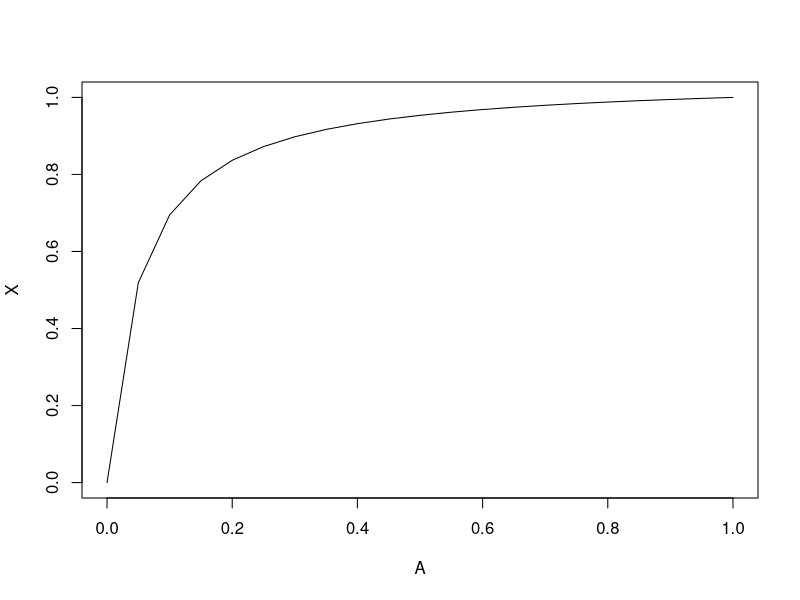
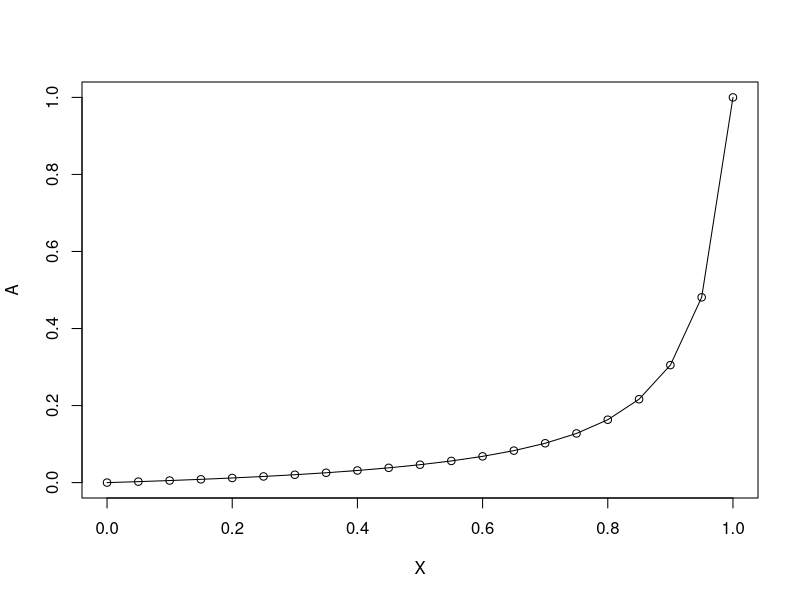
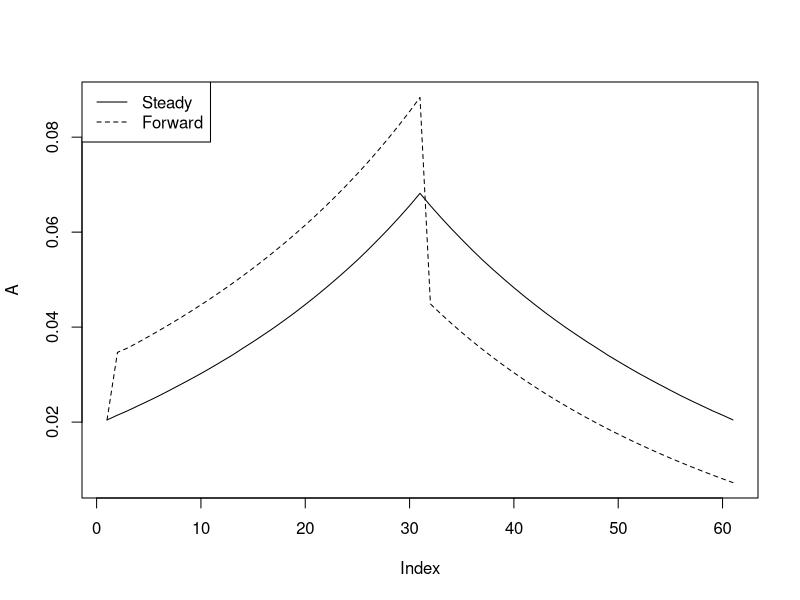
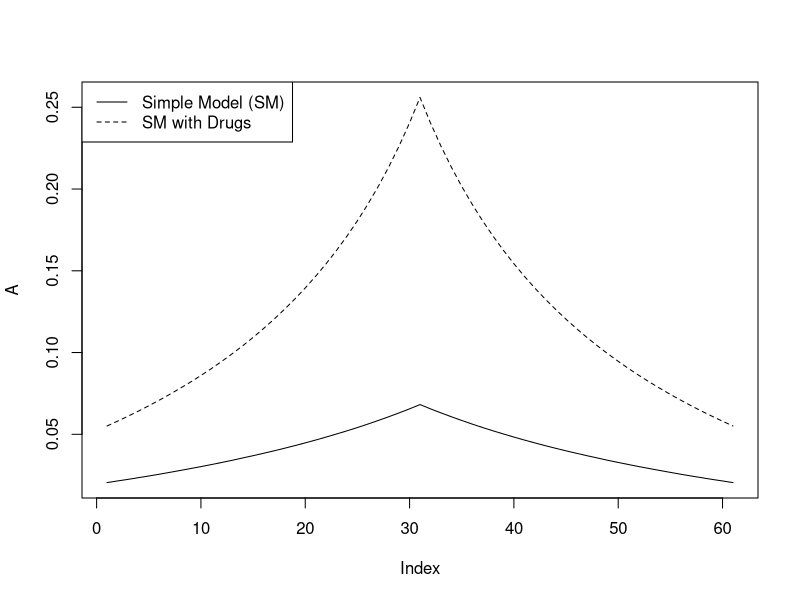
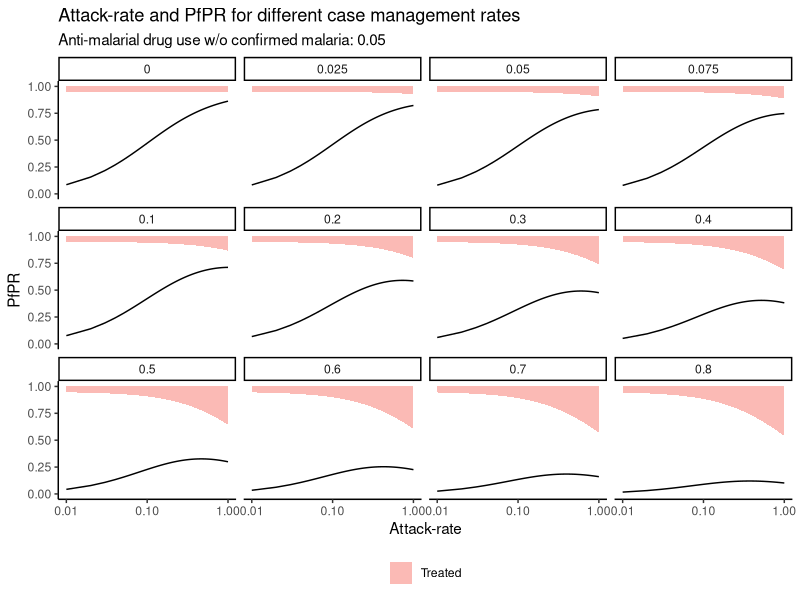
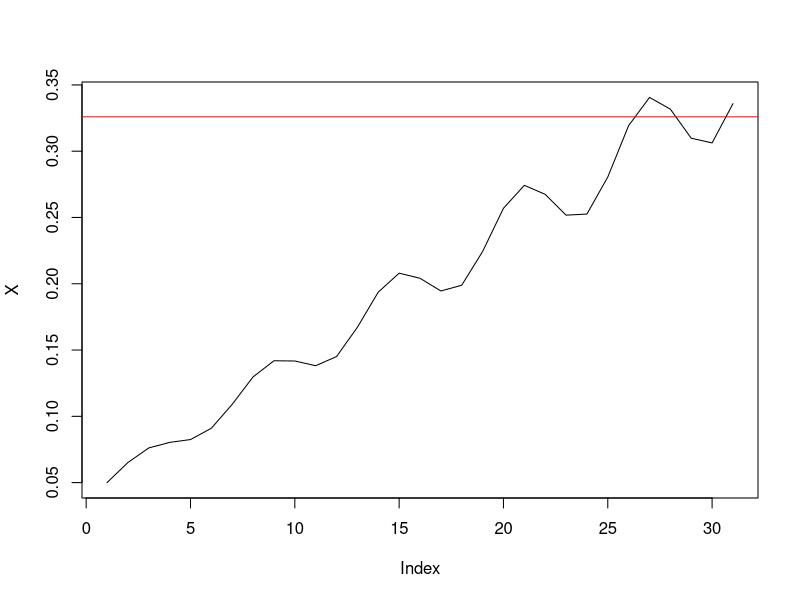
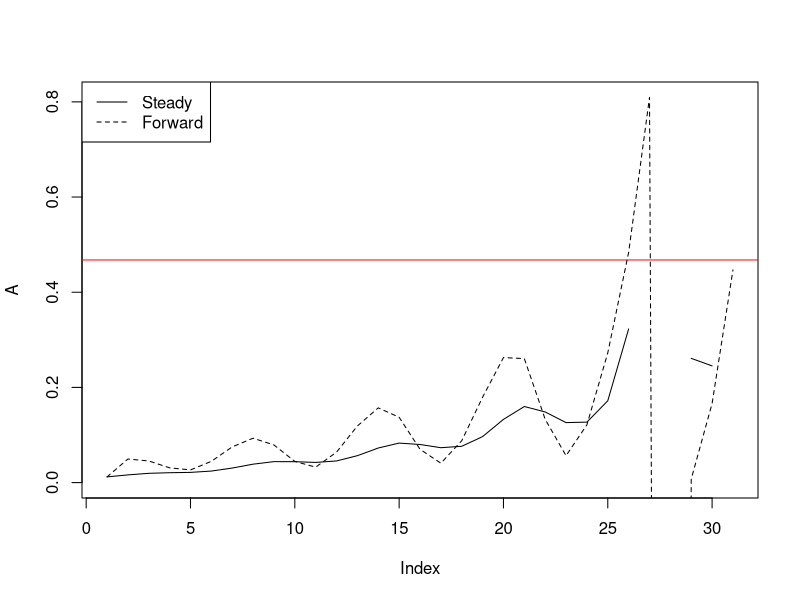
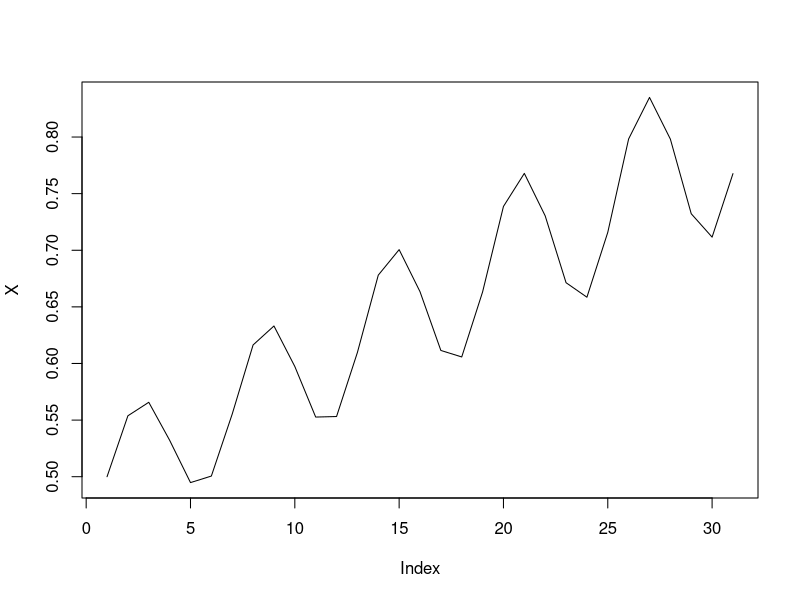

Write the R code that produced these figures, in order.
## ---- chunk 1
knitr::opts_chunk$set(
  collapse = TRUE,
  comment = "#>",
  echo = TRUE)
library(data.table); library(ggplot2)
## ---- chunk 2
## Solve for steady states using eigen function and algebraic solution
# Set up example B
dt = 10 # ten day time step
r = 1 / 200 # two hundred day duration of malaria infection
Q = exp(-r*dt)
A = 0.1
PAR = list(A = A, Q = Q)
makeB <- function(PAR) {
    A = PAR$A
    Q = PAR$Q
    cbind(c(1 - A, A), c((1 - A)*(1 - Q), A*(1 - Q) + Q))

}
findYeq <- function(PAR, Bfn) {
    B = Bfn(PAR)
    e = eigen(B)
    first = Re(e$vectors[ ,1])
    Yeq = as.vector(first / sum(first))
    return(Yeq) 
}
Yeq1 = findYeq(PAR, makeB)
Yeq1

# Find steady state algebraically
algebYeq <- function(PAR) {
    A = PAR$A
    Q = PAR$Q
    X = A / (1 - Q*(1 - A))
    S  = 1 - X
    Yeq = c(S,X)
    return(Yeq)
}
Yeq2 = algebYeq(PAR)
Yeq2

# Confirm steady state
B = makeB(PAR)
sum(B %*% Yeq1 - Yeq1)
sum(B %*% Yeq2 - Yeq2)

# Convert attack-rate to equilibrium PR
AR2PR <- function(A, PAR, Bfn, eigen = T) {
    PR = c()
    for(Ai in A) {
        PAR$A = Ai
        if(eigen) {
            PRi = findYeq(PAR, Bfn)[2]
        } else {
            PRi = algebYeq(PAR)[2]
        }
        PR = c(PR, PRi)        
    }
    return(PR)
}

# Plot
A = seq(0, 1, 0.05)
X = AR2PR(A, PAR, makeB)
plot(A, X, type = "l")

## Solve for attack-rate from X using optimize function and algebraic solution
# optimize function
X = c(0.5, 0.6)
fn <- function(A, PAR, Bfn, X) {
    PR = AR2PR(A, PAR, Bfn)
    return(abs(X - PR))
}
optimA <- function(X, PAR, Bfn) {
    A <- c()
    for(Xi in X) {
        Ai <- optimize(fn, c(0, 1), PAR = PAR, X = Xi, Bfn = Bfn)$minimum
        A <- c(A, Ai)
    }
    return(A)   
}
optimA(X, PAR, makeB)

# Algebraic solution
algebA <- function(X, PAR) {
    Q = PAR$Q
    A = (X - Q*X)/(1 - Q*X)
    return(A)
}
algebA(X, PAR)
## Make plots
X = seq(0, 1, 0.05)
A1 <- optimA(X, PAR, makeB)
A2 <- algebA(X, PAR)
plot(X, A1, ylab = "A")
lines(X, A2)

# Convert PR to attack-rate
PR2AReq <- function(X, PAR, Bfn, optim = T) {
    if(optim) {
        AR = optimA(X, PAR, Bfn)
    } else {
        AR = algebA(X, PAR)
    }
    return(AR)
}
## ---- chunk 3
## Compare steady state solutions to forward simulation
D = t(c(0, 1))
X = c(seq(0.3, 0.6, 0.01), seq(0.59, 0.3, -0.01))
# Find steady state values for X
steadyA = optimA(X, PAR, makeB)

# Generate W and V matrices
makeW <- function(PAR) {
    Q = PAR$Q
    cbind(c(-1, 1), c(-(1 - Q), (1 - Q)))
}
W = makeW(PAR)
makeV <- function(PAR) {
    Q = PAR$Q
    cbind(c(1, 0), c(1 - Q, Q))
}
V = makeV(PAR)

# Set up equilibrium start values
forwardA = PAR$A =c(steadyA[1])
Y = algebYeq(PAR)
# Simulate forward
for(i in 2:length(X)) {
    forwardA[i] = PAR$A = as.numeric((X[i] - D%*%V%*%Y) / (D%*%W%*%Y))
    B = makeB(PAR)
    Y = B%*%Y
}
 
# Plot
plot(steadyA, type = "l", ylab = "A", 
     ylim = c(min(c(steadyA, forwardA)), max(c(steadyA, forwardA))))
lines(forwardA, lty = "dashed")
legend("topleft", legend = c("Steady", "Forward"), lty = 1:2)
## ---- chunk 4
## Solve for steady states using eigen function and algebraic solution
# Set up example B
PAR$d = 0.05 # rate of anti-malarial drug user w/0 confirmed malaria
PAR$rho = 0.1# fraction of incident malaria cases that are treated and cured
makeBdrugs <- function(PAR) {
    A = PAR$A; Q = PAR$Q; d = PAR$d; rho = PAR$rho
    cbind(c((1 - d)*(1 - A), (1 - d)*(1 - rho)*A, d + (1 - d)*rho*A), 
          c((1 - d)*(1 - A*rho)*(1 - Q), (1 - d)*(1 - A*rho)*Q, d + (1 - d)*rho*A),
          c(1 - d, 0, d))
}
colSums(makeBdrugs(PAR))
Yeq = findYeq(PAR, makeBdrugs)
Yeq

# Confirm steady state
B = makeBdrugs(PAR)
sum(B %*% Yeq - Yeq)

## Make plots comparing to no treatment
simpleA = PR2AReq(X, PAR, makeB)
drugsA = PR2AReq(X, PAR, makeBdrugs)
plot(steadyA, type = "l", ylab = "A", 
     ylim = c(min(c(simpleA, drugsA)), max(c(simpleA, drugsA))))
lines(drugsA, lty = "dashed")
legend("topleft", legend = c("Simple Model (SM)", "SM with Drugs"), lty = 1:2)

# Update AR2PR to accomodate treatment class
AR2PR <- function(A, PAR, Bfn, eigen = T) {
    PR = c()
    for(Ai in A) {
        PAR$A = Ai
        if(eigen) {
            eq = findYeq(PAR, Bfn)
        } else {
            eq = algebYeq(PAR)
        }
        PR = c(PR, eq[2])
        if(length(eq) == 3) {
            if(Ai == A[1]) {
                C = c(eq[3])
            } else {
                C = c(C, eq[3])
            }
        }
    }
    if(length(eq) == 3) {
        out.list = list(X = PR, C = C)
    } else {
        out.list = list(X = PR)
    }
    return(out.list)
}

## Plot for a range of treatment rates 
plotAR2PR <- function(PAR, Bfn, AR_range = c(0.01, 1), logX = T, logY = F, 
                      plotC = T, plotXover1_C = F) {
  # Prep data
  AR = seq(AR_range[1], AR_range[2], length.out = 100)
  rho = c(seq(0, 0.075, 0.025), seq(0.1, 0.8, .1))
  dt <- data.table()
  for(rho_i in rho) {
    PAR$rho <- rho_i
    PR <- AR2PR(AR, PAR, Bfn)
    X_i = PR$X
    C_i = PR$C
    add.dt <-  data.table(AR = AR, rho = rho_i, X = X_i, C = C_i)
    dt <- rbind(dt, add.dt)
  }
  
  # Plot
  gg <- ggplot(dt, aes(x = AR, y = X)) + geom_line() + facet_wrap(~rho) + 
    theme_classic() + 
      labs(title = "Attack-rate and PfPR for different case management rates",
           subtitle = paste0("Anti-malarial drug use w/o confirmed malaria: ", PAR$d)) +
    xlab("Attack-rate") + ylab("PfPR")
  if(logX) {
    gg = gg + scale_x_continuous(trans='log10')
  }
  if(logY) {
    gg = gg + scale_y_continuous(trans='log10')
  } else {
    gg = gg + ylim(c(0, 1))
  }
  if(plotC) {
    top.dt <- copy(dt)[, C := 0]
    top.dt <- top.dt[nrow(top.dt) - 1:nrow(top.dt) + 1]
    poly.dt <- rbind(dt, top.dt)
    gg = gg + geom_polygon(data = poly.dt, aes(x= AR, y = (1-C), fill = "Treated"), alpha = 0.5) +
         theme(legend.position="bottom", legend.title = element_blank())
  }
  if(plotXover1_C) {
    gg = gg + geom_line(aes(x = AR, y = X / (1 - C)), color = "red")
  }
  gg
}

plotAR2PR(PAR, makeBdrugs)
## ---- chunk 5
AR2PRopt <- function(A, PAR, Bfn) {
  AR2PR(A, PAR, Bfn)$X
}

findAXmax <- function(PAR, Bfn) {
  opt <- optimize(AR2PRopt, interval = c(0, 1), PAR, Bfn, maximum = T)
  A = opt$maximum
  X = opt$objective
  return(list(A = A, X = X))
}

PAR$rho = 0.5
max = findAXmax(PAR, makeBdrugs)
max 

fn <- function(A, PAR, Bfn, X) {
    PR = AR2PR(A, PAR, Bfn)$X
    return(abs(X - PR))
}

PR2AReq <- function(X, PAR, Bfn) {
  A1X <- AR2PR(1, PAR, Bfn)
  max <- findAXmax(PAR, Bfn)
  print(paste0("max A: ", round(max$A, 3), "; max X: ", round(max$X, 3)))
  mono <- abs(A1X$X - max$X) < 0.001
  if(mono) {
    print("Monotonic")
  } else {
    print("Non-monotonic")
    outA2 <- c()
    outY2 <- matrix(nrow = nrow(Bfn(PAR)), ncol = length(X))
  }
  outA <- c()
  outY <- matrix(nrow = nrow(Bfn(PAR)), ncol = length(X))
  for(Xi in X) {
    if(Xi > max$X) {
      outA <- c(outA, NA)
      outA2 <- c(outA2, NA)
      next
    }
    A = optimize(fn, c(0, max$A), PAR = PAR, X = Xi, Bfn = Bfn)$minimum
    outA = c(outA, A)
    PAR$A = A
    Y = findYeq(PAR, Bfn)
    outY[, which(X == Xi)] = Y
    if(!mono) {
      if(Xi > A1X$X) {
        A = optimize(fn, c(max$A, 1), PAR = PAR, X = Xi, Bfn = Bfn)$minimum
        outA2 <- c(outA2, A)
        PAR$A = A
        Y = findYeq(PAR, Bfn)
        outY2[, which(X == Xi)] <- Y
      } else {
        outA2 <- c(outA2, NA)
      }
    }
  }
  if(mono) {
    outList = list(A = outA, Y = outY)
  } else {
    outList = list(A = outA, Y = outY, A2 = outA2, Y2 = outY2)
  }
  return(outList)
}
X = seq(0.05, 0.35, 0.01)
X = (1 + 0.1*sin(seq(0, length(X), length.out = length(X))))*X
plot(X, type = "l")
abline(h = max$X, col = "red")
eqAR = PR2AReq(X, PAR, makeBdrugs)
eqAR
## ---- chunk 6
makeBdrugs <- function(PAR) {
    A = PAR$A; Q = PAR$Q; d = PAR$d; rho = PAR$rho
    cbind(c((1 - d)*(1 - A), (1 - d)*(1 - rho)*A, d + (1 - d)*rho*A), 
          c((1 - d)*(1 - A*rho)*(1 - Q), (1 - d)*(1 - A*rho)*Q, d + (1 - d)*rho*A),
          c(1 - d, 0, d))
}
# Generate W and V matrices
makeWdrugs <- function(PAR) {
    A = PAR$A; Q = PAR$Q; d = PAR$d; rho = PAR$rho
    cbind(c(-(1 - d), (1 - d)*(1 - rho), (1 - d)*rho), 
          c(-(1 - d)*rho*(1 - Q), -(1 - d)*rho*Q, (1 - d)*rho),
          c(0, 0, 0))
}
W = makeWdrugs(PAR)
makeVdrugs <- function(PAR) {
    PAR$A = 0
    makeBdrugs(PAR)
}
V = makeVdrugs(PAR)

D= t(c(0, 1, 0))

# Set up equilibrium start values
forwardA = PAR$A =c(eqAR$A[1])
Y = findYeq(PAR, makeBdrugs)
# Simulate forward
for(i in 2:length(X)) {
    forwardA[i] = PAR$A = as.numeric((X[i] - D%*%V%*%Y) / (D%*%W%*%Y))
    B = makeBdrugs(PAR)
    Y = B%*%Y
}

# Plot
plot(eqAR$A, type = "l", ylab = "A", 
     ylim = c(0, max(c(eqAR$A, forwardA), na.rm = T)))
abline(h = max$A, col = "red")
lines(forwardA, lty = "dashed")
legend("topleft", legend = c("Steady", "Forward"), lty = 1:2)
## ---- chunk 7
PAR$In <- 5
PAR$Cn <- 0
makeD <- function(PAR) {
  In = PAR$In; Cn = PAR$Cn
  D = c(0)
  if(In > 0) {
    D = c(D, 0, rep(1, In*2))
  } else {
    D = c(D, 1)
  }
  D = c(D, rep(0, Cn))
  return(D)
}
makeD(PAR)

makeBage <- function(PAR) {
  A = PAR$A; Q = PAR$Q; In = PAR$In
  S = c(S=1-A, E0=A, E=rep(0, In), I = rep(0,In))
  E0 = c(0, 0, A, rep(0, In-1), (1-A), rep(0, In-1))
  M = cbind(S, E0)
  
  Ei = E0
  for(i in 1:In) M = cbind(M, Ei)
  
  for(i in 1:(In-1)){
    Ii= c((1-A)*(1-Q), A*(1-Q), rep(0,i), A*Q, rep(0, In-i-1), rep(0,i), (1-A)*Q, rep(0, In-i-1))
    M = cbind(M, Ii)
  }
  
  Im= c( (1-A)*(1-Q), A*(1-Q), rep(0,In-1), A*Q,  rep(0,In-1), (1-A)*Q)
  M = cbind(M, Im)
  
  M
}
B = makeBage(PAR)
colSums(B)

makeVage <- function(PAR) {
  PAR$A=0
  makeBage(PAR)
}
V = makeVage(PAR)
colSums(V)

makeWage <- function(PAR){
  (makeBage(PAR)-makeVage(PAR))/PAR$A
}
W = makeWage(PAR)
colSums(W)

# Update AR2PR to accomodate exposure and treatment class
AR2PR <- function(A, PAR, Bfn, eigen = T) {
    D = makeD(PAR)
    PR = c()
    for(Ai in A) {
        PAR$A = Ai
        if(eigen) {
            eq = findYeq(PAR, Bfn)
        } else {
            eq = algebYeq(PAR)
        }
        PR = c(PR, D%*%eq)
        if(PAR$Cn > 0) {
            Ci = sum(eq[(length(eq) - 1:PAR$Cn) + 1])
            if(Ai == A[1]) {
                C = c(Ci)
            } else {
                C = c(C, Ci)
            }
        }
    }
    if(length(eq) == 3) {
        out.list = list(X = PR, C = C)
    } else {
        out.list = list(X = PR)
    }
    return(out.list)
}

findAXmax(PAR, makeBage)

X = seq(0.5, 0.8, 0.01)
X = (1 + 0.1*sin(seq(0, length(X), length.out = length(X))))*X
plot(X, type = "l")

eqAR = PR2AReq(X, PAR, makeBage)
plot(eqAR$A, type = "l")

PAR$A =c(eqAR$A[1])
Y = findYeq(PAR, makeBage)
D = makeD(PAR)
as.numeric((X[i] - D%*%V%*%Y) / (D%*%W%*%Y))

D%*%W%*%Y
## ---- chunk 8
## Update 
fn2 <- function(params, PAR, Bfn, X) {
  A1 = params[1]
  A2 = params[2]
  D = makeD(PAR)
  PAR$A = A1
  Y0 = findYeq(PAR, Bfn)
  PAR$A = A2
  B2 = Bfn(PAR)
  Y1 = B2%*%Y0
  Y2 = B2%*%Y1
  return(as.numeric(sum(abs(X[1] - D%*%Y1)) + sum(abs(X[2] - D%*%Y2))))
}

params = optim(fn = fn2, par = c(0, 0.1), PAR = PAR, Bfn = makeBage, X = X)$par

# Set up equilibrium start values
forwardA = PAR$A =c(params[1])
Y0 = findYeq(PAR, makeBage)
forwardA[2] = PAR$A =c(params[2])
B = makeBage(PAR)
Y = B%*%Y0

# Check against input X
D = makeD(PAR)
X[1]
D%*%Y
forwardX = c(D%*%Y)

# Simulate forward
for(i in 3:length(X)) {
    forwardA[i] = PAR$A = as.numeric((X[i] - D%*%V%*%V%*%Y) / (D%*%V%*%W%*%Y))
    B = makeBage(PAR)
    Y = B%*%Y
    forwardX = c(forwardX, D%*%Y)
}
sum(abs(X[1:length(forwardX)] - forwardX))

# Plot
plot(eqAR$A, type = "l", ylab = "A", 
     ylim = c(min(c(eqAR$A, forwardA)), max(c(eqAR$A, forwardA), na.rm = T)))
abline(h = max$X, col = "red")
lines(forwardA, lty = "dashed")
legend("topleft", legend = c("Steady", "Forward"), lty = 1:2)


## ---- chunk 9

makeBdrugs_age = function(PAR){
  A = PAR$A; Q = PAR$Q; rho = PAR$rho; In = PAR$In; Cn = PAR$Cn
  S = c(S=1-A, E0=A, E=rep(0, In), I = rep(0,In), C=rep(0,Cn))
  E0 = c(0, 0, (1-rho)*A, rep(0, In-1), (1-rho)*(1-A), rep(0, In-1), rho, rep(0, Cn-1))
  M = cbind(S, E0)
  
  Ei = E0
  for(i in 1:In) M = cbind(M, Ei)
  
  for(i in 1:(In-1)){
    Ii= c((1-A)*(1-Q), A*(1-Q), rep(0,i), A*Q, rep(0, In-i-1), rep(0,i), (1-A)*Q, rep(0, In-i-1), rep(0, Cn))
    M = cbind(M, Ii)
  }
  
  Im= c( (1-A)*(1-Q), A*(1-Q), rep(0,In-1), A*Q,  rep(0,In-1), (1-A)*Q, rep(0, Cn))
  M = cbind(M, Im)
  
  if(Cn==2){
    C1 = c(0, rep(0, 2*In+1),0,1)
    M = cbind(M, C1)
    C2 = c(1, rep(0, 2*In+1),0,0)
    M = cbind(M, C2)
  }
  M
}

makeV = function(PAR, Bfn){
 PAR$A=0
 Bfn(PAR)
}

makeW = function(PAR, Bfn){
  V = makeV(PAR, Bfn)
 (Bfn(PAR)-V)/PAR$A
}

PAR$Cn = 2
X = seq(0.05, 0.35, 0.01)
X = (1 + 0.1*sin(seq(0, length(X), length.out = length(X))))*X
ARdrugs_age = PR2AReq(X, PAR, makeBdrugs_age)
## ---- chunk 10
## Generic forward simulation function
simAR <- function(X, PAR, Bfn) {  
  V = makeV(PAR, Bfn)
  W = makeW(PAR, Bfn)
  D = makeD(PAR)
  outY <- matrix(nrow = length(D), ncol = length(X))
  if(PAR$In > 1) {
      params = optim(fn = fn2, par = c(0, 0.1), PAR = PAR, Bfn = Bfn, X = X)$par
      
      # Set up equilibrium start values
      outA = PAR$A =c(params[1])
      Y0 = findYeq(PAR, Bfn)
      outA[2] = PAR$A =c(params[2])
      B = Bfn(PAR)
      Y = B%*%Y0
      outY[, 1] = Y
      
      # Simulate forward
      for(i in 3:length(X)) {
          outA[i] = PAR$A = as.numeric((X[i] - D%*%V%*%V%*%Y) / (D%*%V%*%W%*%Y))
          B = Bfn(PAR)
          Y = B%*%Y
          outY[, i - 1] = Y
      }
  } else {
    # Set up equilibrium start values
    forwardA = PAR$A =c(eqAR$A[1])
    Y = findYeq(PAR, Bfn)
    outY[, 1] = Y
    # Simulate forward
    for(i in 2:length(X)) {
        forwardA[i] = PAR$A = as.numeric((X[i] - D%*%V%*%Y) / (D%*%W%*%Y))
        B = Bfn(PAR)
        Y = B%*%Y
        outY[, i] = Y
    }
  }
  return(list(A = outA, Y = outY))
}

## Set up PR2AR that can take any model and return equilibrium or forward simulation values
PR2AR <- function(X, PAR, eq = F) {
  if(PAR$In > 1 & PAR$Cn > 0) {
    Bfn = makeBdrugs_age
  } else if (PAR$In > 1) {
    Bfn = makeBage
  } else if (PAR$Cn > 0) {
    Bfn = makeBdrugs
  } else {
    Bfn = makeB
  }
  if(eq) {
    outList <- PR2AReq(X, PAR, Bfn)
  } else {
    outList <- simAR(X, PAR, Bfn)
  }
  return(outList)
}
forwardA = PR2AR(X, PAR, eq = F)$A
eqA = PR2AR(X, PAR, eq = T)$A

plot(eqA, type = "l", ylab = "A", 
     ylim = c(min(c(eqA, forwardA), na.rm = T), max(c(eqA, forwardA), na.rm = T)))
abline(h = max$X, col = "red")
lines(forwardA, lty = "dashed")
legend("topleft", legend = c("Steady", "Forward"), lty = 1:2)
